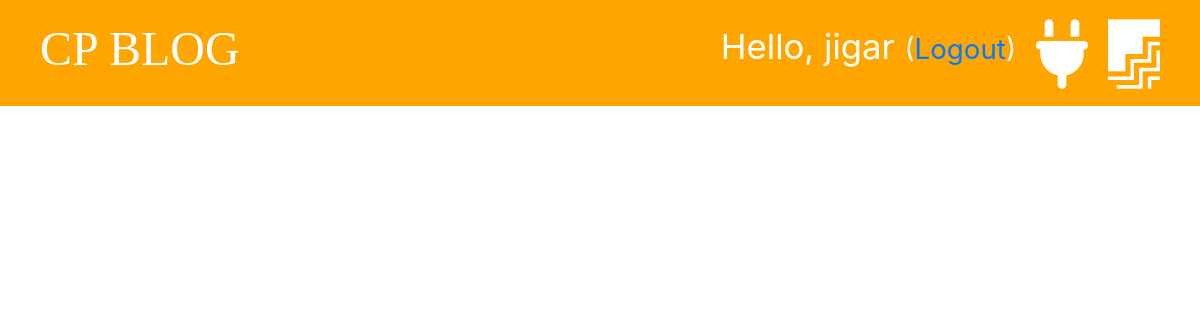
Before: /drafts/ (signed in) with the older database file.
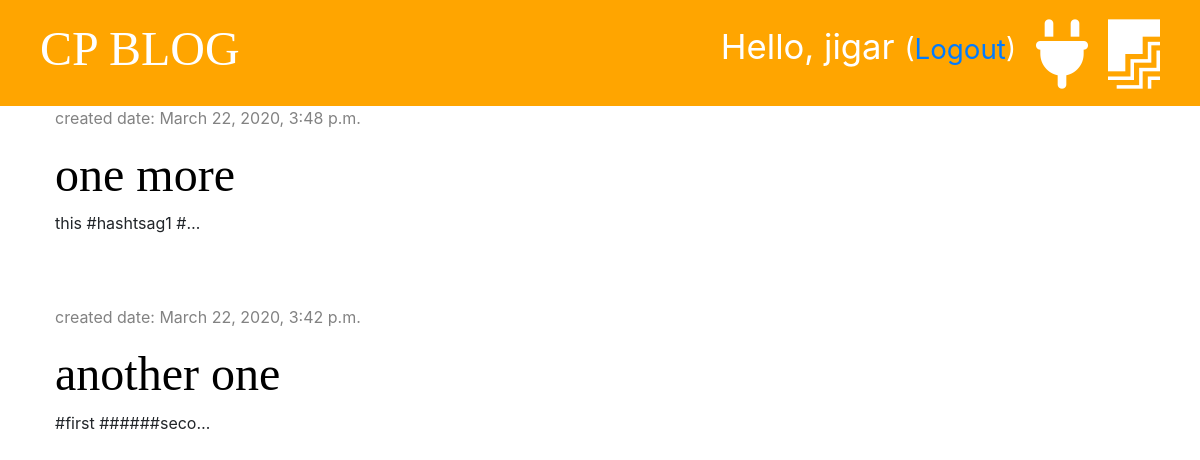
After: the same page with the newer database file.
### blog/models.py (models this page shows, shortened)
class Post(models.Model):
    author = models.ForeignKey('auth.User', on_delete=models.CASCADE)
    title = models.CharField(max_length=200)
    text = models.TextField()
    created_date = models.DateTimeField(default=timezone.now)
    published_date = models.DateTimeField(blank=True, null=True)

### blog/views.py (the view)
# urls.py: path('drafts/', views.post_draft_list, name='post_draft_list'),
@login_required()
def post_draft_list(request):
    posts = Post.objects.filter(published_date__isnull=True).order_by('-created_date')
    stuff_for_frontend = {'posts': posts}
    return render(request, 'blog/post_draft_list.html', stuff_for_frontend)

### blog/templates/blog/post_draft_list.html (shortened to what this page needs)
{% extends 'blog/base.html' %}
{% block content %}
    {% for post in posts %}
        <div class="post">
            <p class="date">created date: {{ post.created_date }}</p>
            <h1><a href="{% url 'post_detail' pk=post.pk %}"> {{ post.title }} </a></h1>
            <p>{{ post.text|truncatechars:20 }}</p>
        </div>
    {% endfor %}
{% endblock %}

Changed rows visible on the page:
added Post: created_date "March 22, 2020, 3:48 p.m.", title "one more", text "this #hashtsag1 #…"
added Post: created_date "March 22, 2020, 3:42 p.m.", title "another one", text "#first ######seco…"
